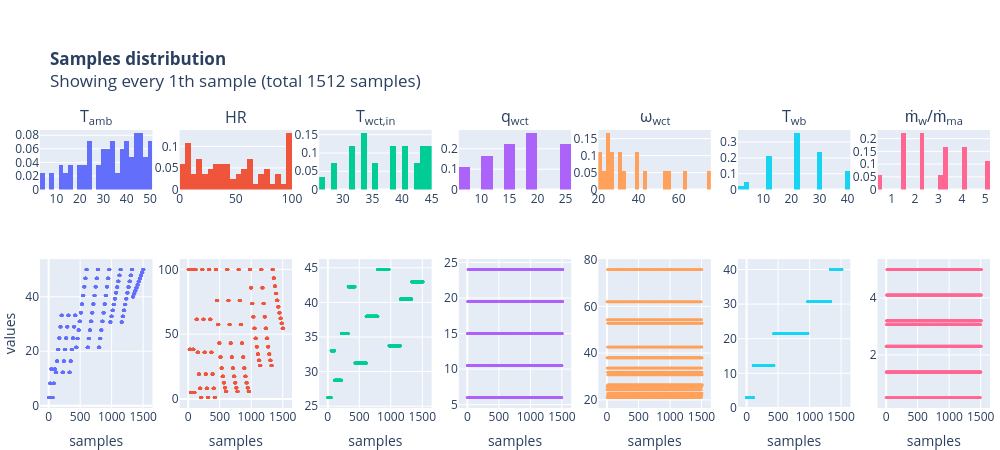

Notebook cell for this chart:
### Code cell
rename_dict = {
    "Tamb": "T<sub>amb</sub>",
    "Twct_in": "T<sub>wct,in</sub>",
    "qwct": "q<sub>wct</sub>",
    "wwct": "ω<sub>wct</sub>",
    "Twb": "T<sub>wb</sub>",
    "mw_ma_ratio": "ṁ<sub>w</sub>/ṁ<sub>ma</sub>"
}
df.rename(columns=rename_dict, inplace=True)

fig = plot_samples(df, Ncols=len(df.columns))
fig.update_layout(width=1000)

save_figure(fig, figure_path=base_output_path, figure_name="viz_samples_wct", formats=["png", "html"], scale=2)

fig

### Figure 1 — Plotly figure (JSON) as saved in the notebook; plotly's stock layout.template omitted (floating-point values rounded to 4 significant figures; data arrays with more than 128 entries replaced by an {"elided": "..."} marker saying what was removed)
{"data": [{"histnorm": "probability", "marker": {"color": "#636EFA"}, "name": "T<sub>amb</sub>", "type": "histogram", "x": {"elided": "1512 float values"}, "xaxis": "x", "yaxis": "y"}, {"marker": {"color": "#636EFA", "size": 3}, "mode": "markers", "name": "T<sub>amb</sub>", "type": "scatter", "x": {"elided": "1512 int values"}, "xaxis": "x8", "y": {"elided": "1512 float values"}, "yaxis": "y8"}, {"histnorm": "probability", "marker": {"color": "#EF553B"}, "name": "HR", "type": "histogram", "x": {"elided": "1512 float values"}, "xaxis": "x2", "yaxis": "y2"}, {"marker": {"color": "#EF553B", "size": 3}, "mode": "markers", "name": "HR", "type": "scatter", "x": {"elided": "1512 int values"}, "xaxis": "x9", "y": {"elided": "1512 float values"}, "yaxis": "y9"}, {"histnorm": "probability", "marker": {"color": "#00CC96"}, "name": "T<sub>wct,in</sub>", "type": "histogram", "x": {"elided": "1512 float values"}, "xaxis": "x3", "yaxis": "y3"}, {"marker": {"color": "#00CC96", "size": 3}, "mode": "markers", "name": "T<sub>wct,in</sub>", "type": "scatter", "x": {"elided": "1512 int values"}, "xaxis": "x10", "y": {"elided": "1512 float values"}, "yaxis": "y10"}, {"histnorm": "probability", "marker": {"color": "#AB63FA"}, "name": "q<sub>wct</sub>", "type": "histogram", "x": {"elided": "1512 float values"}, "xaxis": "x4", "yaxis": "y4"}, {"marker": {"color": "#AB63FA", "size": 3}, "mode": "markers", "name": "q<sub>wct</sub>", "type": "scatter", "x": {"elided": "1512 int values"}, "xaxis": "x11", "y": {"elided": "1512 float values"}, "yaxis": "y11"}, {"histnorm": "probability", "marker": {"color": "#FFA15A"}, "name": "ω<sub>wct</sub>", "type": "histogram", "x": {"elided": "1512 float values"}, "xaxis": "x5", "yaxis": "y5"}, {"marker": {"color": "#FFA15A", "size": 3}, "mode": "markers", "name": "ω<sub>wct</sub>", "type": "scatter", "x": {"elided": "1512 int values"}, "xaxis": "x12", "y": {"elided": "1512 float values"}, "yaxis": "y12"}, {"histnorm": "probability", "marker": {"color": "#19D3F3"}, "name": "T<sub>wb</sub>", "type": "histogram", "x": {"elided": "1512 float values"}, "xaxis": "x6", "yaxis": "y6"}, {"marker": {"color": "#19D3F3", "size": 3}, "mode": "markers", "name": "T<sub>wb</sub>", "type": "scatter", "x": {"elided": "1512 int values"}, "xaxis": "x13", "y": {"elided": "1512 float values"}, "yaxis": "y13"}, {"histnorm": "probability", "marker": {"color": "#FF6692"}, "name": "ṁ<sub>w</sub>/ṁ<sub>ma</sub>", "type": "histogram", "x": {"elided": "1512 float values"}, "xaxis": "x7", "yaxis": "y7"}, {"marker": {"color": "#FF6692", "size": 3}, "mode": "markers", "name": "ṁ<sub>w</sub>/ṁ<sub>ma</sub>", "type": "scatter", "x": {"elided": "1512 int values"}, "xaxis": "x14", "y": {"elided": "1512 float values"}, "yaxis": "y14"}], "layout": {"annotations": [{"font": {"size": 16}, "showarrow": false, "text": "T<sub>amb</sub>", "x": 0.05918, "xanchor": "center", "xref": "paper", "y": 1, "yanchor": "bottom", "yref": "paper"}, {"font": {"size": 16}, "showarrow": false, "text": "HR", "x": 0.2061, "xanchor": "center", "xref": "paper", "y": 1, "yanchor": "bottom", "yref": "paper"}, {"font": {"size": 16}, "showarrow": false, "text": "T<sub>wct,in</sub>", "x": 0.3531, "xanchor": "center", "xref": "paper", "y": 1, "yanchor": "bottom", "yref": "paper"}, {"font": {"size": 16}, "showarrow": false, "text": "q<sub>wct</sub>", "x": 0.5, "xanchor": "center", "xref": "paper", "y": 1, "yanchor": "bottom", "yref": "paper"}, {"font": {"size": 16}, "showarrow": false, "text": "ω<sub>wct</sub>", "x": 0.6469, "xanchor": "center", "xref": "paper", "y": 1, "yanchor": "bottom", "yref": "paper"}, {"font": {"size": 16}, "showarrow": false, "text": "T<sub>wb</sub>", "x": 0.7939, "xanchor": "center", "xref": "paper", "y": 1, "yanchor": "bottom", "yref": "paper"}, {"font": {"size": 16}, "showarrow": false, "text": "ṁ<sub>w</sub>/ṁ<sub>ma</sub>", "x": 0.9408, "xanchor": "center", "xref": "paper", "y": 1, "yanchor": "bottom", "yref": "paper"}], "height": 450, "hovermode": "x", "hoversubplots": "axis", "margin": {"b": 0, "l": 0, "r": 0, "t": 130}, "showlegend": false, "title": {"text": "<b>Samples distribution</b><br>Showing every 1th sample (total 1512 samples)"}, "width": 1000, "xaxis": {"anchor": "y", "domain": [0, 0.1184]}, "xaxis10": {"anchor": "y10", "domain": [0.2939, 0.4122], "title": {"text": "samples"}}, "xaxis11": {"anchor": "y11", "domain": [0.4408, 0.5592], "title": {"text": "samples"}}, "xaxis12": {"anchor": "y12", "domain": [0.5878, 0.7061], "title": {"text": "samples"}}, "xaxis13": {"anchor": "y13", "domain": [0.7347, 0.8531], "title": {"text": "samples"}}, "xaxis14": {"anchor": "y14", "domain": [0.8816, 1.0], "title": {"text": "samples"}}, "xaxis2": {"anchor": "y2", "domain": [0.1469, 0.2653]}, "xaxis3": {"anchor": "y3", "domain": [0.2939, 0.4122]}, "xaxis4": {"anchor": "y4", "domain": [0.4408, 0.5592]}, "xaxis5": {"anchor": "y5", "domain": [0.5878, 0.7061]}, "xaxis6": {"anchor": "y6", "domain": [0.7347, 0.8531]}, "xaxis7": {"anchor": "y7", "domain": [0.8816, 1.0]}, "xaxis8": {"anchor": "y8", "domain": [0, 0.1184], "title": {"text": "samples"}}, "xaxis9": {"anchor": "y9", "domain": [0.1469, 0.2653], "title": {"text": "samples"}}, "yaxis": {"anchor": "x", "domain": [0.7857, 1]}, "yaxis10": {"anchor": "x10", "domain": [0, 0.5357]}, "yaxis11": {"anchor": "x11", "domain": [0, 0.5357]}, "yaxis12": {"anchor": "x12", "domain": [0, 0.5357]}, "yaxis13": {"anchor": "x13", "domain": [0, 0.5357]}, "yaxis14": {"anchor": "x14", "domain": [0, 0.5357]}, "yaxis2": {"anchor": "x2", "domain": [0.7857, 1]}, "yaxis3": {"anchor": "x3", "domain": [0.7857, 1]}, "yaxis4": {"anchor": "x4", "domain": [0.7857, 1]}, "yaxis5": {"anchor": "x5", "domain": [0.7857, 1]}, "yaxis6": {"anchor": "x6", "domain": [0.7857, 1]}, "yaxis7": {"anchor": "x7", "domain": [0.7857, 1]}, "yaxis8": {"anchor": "x8", "domain": [0, 0.5357], "title": {"text": "values"}}, "yaxis9": {"anchor": "x9", "domain": [0, 0.5357]}}}
